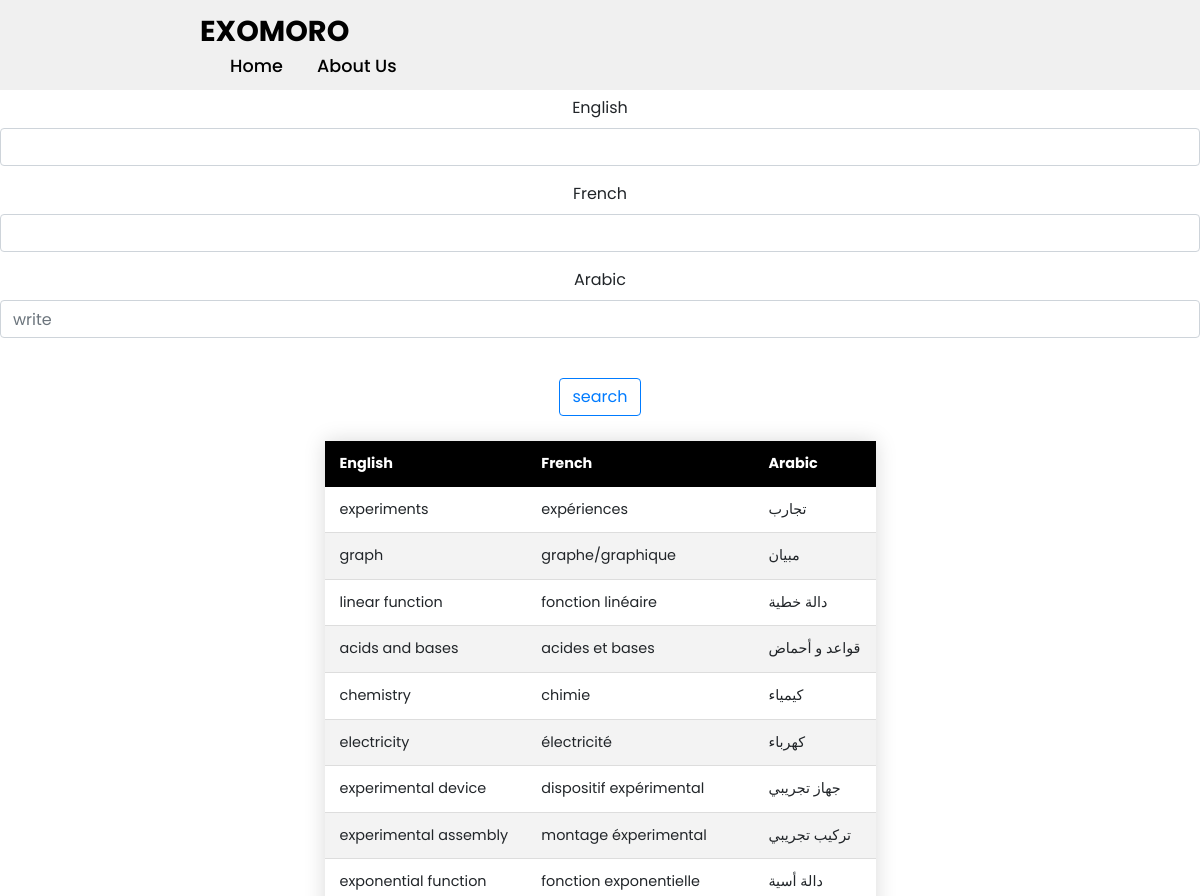
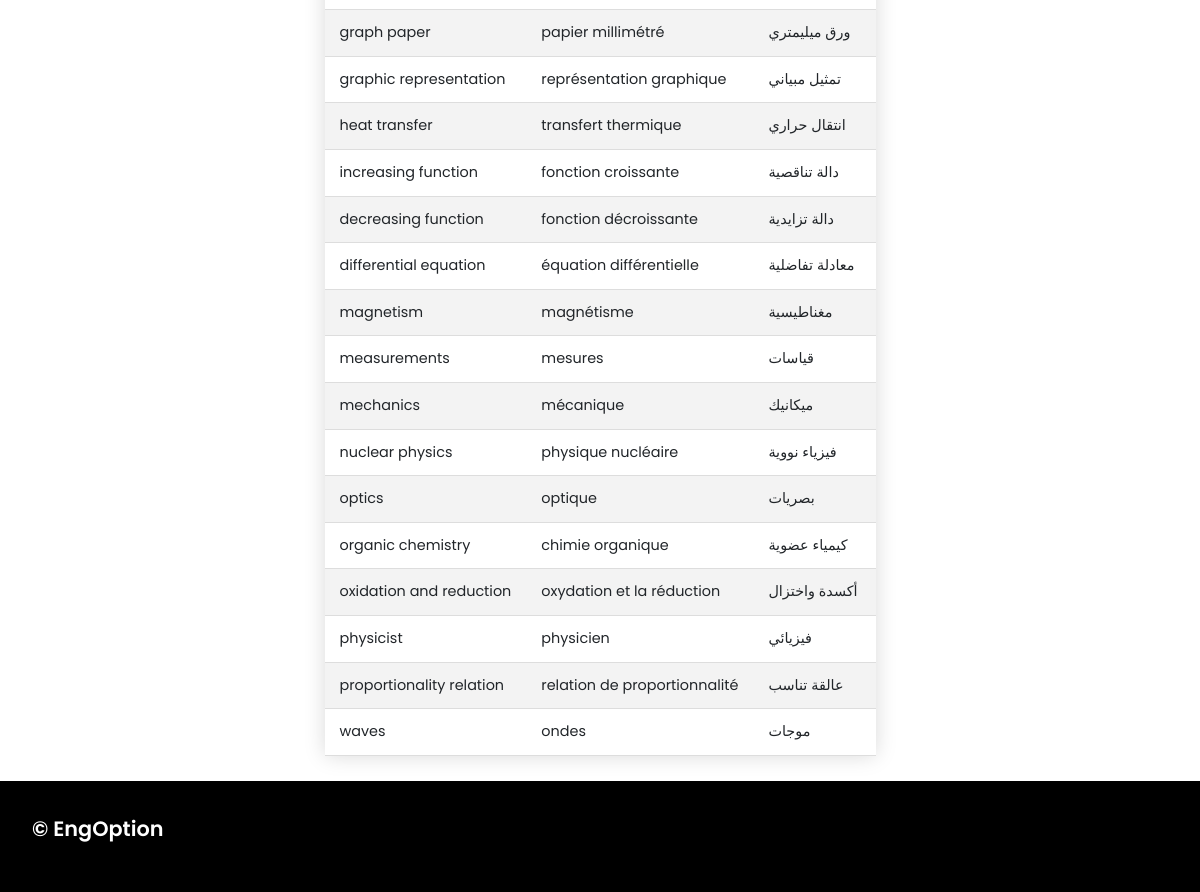
The app's page /pc/mechanics/ with its own data (2 pictures, top to bottom).
### app/models.py (models this page shows, shortened)
class PCWord(models.Model):
    fields = [
        ('General','General'),
        ('Electricity','Electricity'),
        ('Optics','Optics'),
        ('Waves','Waves'),
        ('Nuclear transformation','Nuclear transformation'),
        ('Matter','Matter'),
        ('Measurements in chemistry','Measurements in chemistry'),
        ('Mechanics','Mechanics'),
        ('Chemical reactions','Chemical reactions'),
        ('Organic chemistry','Organic chemistry'),
    ]
    english = models.CharField(max_length=100)
    french = models.CharField(max_length=100)
    arabic = models.CharField(max_length=100)
    field = models.CharField(max_length=100,null=True,blank=True,choices=fields)

### app/views.py (the view)
# urls.py: path('pc/mechanics/',pc_mechanics,name="mechanics"),
def pc_mechanics(request):
    general_words = PCWord.objects.all().filter(field='General')
    filter = OrderFilter(request.GET,queryset=general_words)
    general_words = filter.qs
    context = {
        'general_words':general_words,
        'filter':filter,
    }
    return render(request,'pc/pc_general.html',context)

### app/templates/pc/pc_general.html (shortened to what this page needs)
{% extends 'base.html' %}
{% load static %}
{% block body %}
<br>
<br>
<br>
<br>
<center>
{% include 'search.html' %}
<table class="styled-table">
    <thead>
        <tr>
            <th>English</th>
            <th>French</th>
            <th>Arabic</th>
        </tr>
    </thead>
    <tbody>
        {% for word in general_words %}
        <tr>
            <td>{{word.english}}</td>
            <td>{{word.french}}</td>
            <td>{{word.arabic}}</td>
        </tr>
        {% endfor %}
    </tbody>
</table>
</center>
{% endblock %}

### static/css/style.css (style rules this page uses)
* { font-family: 'Poppins', sans-serif; margin: 0; padding: 0; box-sizing: border-box; scroll-behavior: smooth; }

### app/templates/pc/pc_general.html (style rules this page uses)
.styled-table { border-collapse: collapse; margin: 25px 0; font-size: 0.9em; font-family: sans-serif; min-width: 400px; box-shadow: 0 0 20px rgba(0, 0, 0, 0.15); }
.styled-table thead tr { background-color: black; color: #ffffff; text-align: left; }
.styled-table th, .styled-table td { padding: 12px 15px; }
.styled-table tbody tr { border-bottom: 1px solid #dddddd; }
.styled-table tbody tr:nth-of-type(even) { background-color: #f3f3f3; }

### records on screen
PCWord: english "experiments", french "expériences", arabic "تجارب"
PCWord: english "graph", french "graphe/graphique", arabic "مبيان"
PCWord: english "linear function", french "fonction linéaire", arabic "دالة خطية"
PCWord: english "acids and bases", french "acides et bases", arabic "قواعد و أحماض"
PCWord: english "chemistry", french "chimie", arabic "كيمياء"
PCWord: english "electricity", french "électricité", arabic "كهرباء"
PCWord: english "experimental device", french "dispositif expérimental", arabic "جهاز تجريبي"
PCWord: english "experimental assembly", french "montage éxperimental", arabic "تركيب تجريبي"
PCWord: english "exponential function", french "fonction exponentielle", arabic "دالة أسية"
PCWord: english "graph paper", french "papier millimétré", arabic "ورق ميليمتري"
PCWord: english "graphic representation", french "représentation graphique", arabic "تمثيل مبياني"
PCWord: english "heat transfer", french "transfert thermique", arabic "انتقال حراري"
PCWord: english "increasing function", french "fonction croissante", arabic "دالة تناقصية"
PCWord: english "decreasing function", french "fonction décroissante", arabic "دالة تزايدية"
PCWord: english "differential equation", french "équation différentielle", arabic "معادلة تفاضلية"
PCWord: english "magnetism", french "magnétisme", arabic "مغناطيسية"
PCWord: english "measurements", french "mesures", arabic "قياسات"
PCWord: english "mechanics", french "mécanique", arabic "ميكانيك"
PCWord: english "nuclear physics", french "physique nucléaire", arabic "فيزياء نووية"
PCWord: english "optics", french "optique", arabic "بصريات"
PCWord: english "organic chemistry", french "chimie organique", arabic "كيمياء عضوية"
PCWord: english "oxidation and reduction", french "oxydation et la réduction", arabic "أكسدة واختزال"
PCWord: english "physicist", french "physicien", arabic "فيزيائي"
PCWord: english "proportionality relation", french "relation de proportionnalité", arabic "عالقة تناسب"
PCWord: english "waves", french "ondes", arabic "موجات"
